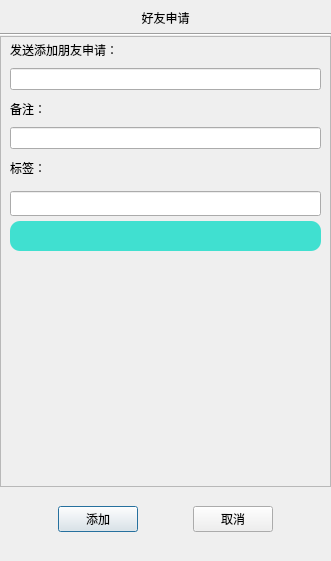
<?xml version="1.0" encoding="UTF-8"?>
<ui version="4.0">
 <class>ApplyFriendDialog</class>
 <widget class="QDialog" name="ApplyFriendDialog">
  <property name="geometry">
   <rect>
    <x>0</x>
    <y>0</y>
    <width>331</width>
    <height>561</height>
   </rect>
  </property>
  <property name="minimumSize">
   <size>
    <width>331</width>
    <height>561</height>
   </size>
  </property>
  <property name="maximumSize">
   <size>
    <width>331</width>
    <height>561</height>
   </size>
  </property>
  <property name="windowTitle">
   <string>Dialog</string>
  </property>
  <layout class="QVBoxLayout" name="verticalLayout">
   <property name="spacing">
    <number>0</number>
   </property>
   <property name="leftMargin">
    <number>0</number>
   </property>
   <property name="topMargin">
    <number>0</number>
   </property>
   <property name="rightMargin">
    <number>0</number>
   </property>
   <property name="bottomMargin">
    <number>0</number>
   </property>
   <item>
    <widget class="QWidget" name="widget_2" native="true">
     <layout class="QVBoxLayout" name="verticalLayout_3">
      <property name="spacing">
       <number>6</number>
      </property>
      <property name="leftMargin">
       <number>0</number>
      </property>
      <property name="topMargin">
       <number>9</number>
      </property>
      <property name="rightMargin">
       <number>0</number>
      </property>
      <property name="bottomMargin">
       <number>0</number>
      </property>
      <item>
       <widget class="QLabel" name="label">
        <property name="text">
         <string>好友申请</string>
        </property>
        <property name="alignment">
         <set>Qt::AlignCenter</set>
        </property>
       </widget>
      </item>
      <item>
       <widget class="Line" name="line">
        <property name="orientation">
         <enum>Qt::Horizontal</enum>
        </property>
       </widget>
      </item>
     </layout>
    </widget>
   </item>
   <item>
    <widget class="QScrollArea" name="scrollArea">
     <property name="widgetResizable">
      <bool>true</bool>
     </property>
     <widget class="QWidget" name="scrollContents">
      <property name="geometry">
       <rect>
        <x>0</x>
        <y>0</y>
        <width>329</width>
        <height>453</height>
       </rect>
      </property>
      <layout class="QVBoxLayout" name="verticalLayout_2">
       <property name="leftMargin">
        <number>9</number>
       </property>
       <property name="topMargin">
        <number>0</number>
       </property>
       <property name="rightMargin">
        <number>9</number>
       </property>
       <property name="bottomMargin">
        <number>0</number>
       </property>
       <item>
        <widget class="QLabel" name="label_2">
         <property name="minimumSize">
          <size>
           <width>0</width>
           <height>25</height>
          </size>
         </property>
         <property name="maximumSize">
          <size>
           <width>16777215</width>
           <height>25</height>
          </size>
         </property>
         <property name="text">
          <string>发送添加朋友申请：</string>
         </property>
        </widget>
       </item>
       <item>
        <widget class="CustomizeEdit" name="name_edit"/>
       </item>
       <item>
        <widget class="QLabel" name="label_3">
         <property name="minimumSize">
          <size>
           <width>0</width>
           <height>25</height>
          </size>
         </property>
         <property name="maximumSize">
          <size>
           <width>16777215</width>
           <height>25</height>
          </size>
         </property>
         <property name="text">
          <string>备注：</string>
         </property>
        </widget>
       </item>
       <item>
        <widget class="CustomizeEdit" name="back_edit"/>
       </item>
       <item>
        <widget class="QLabel" name="label_4">
         <property name="minimumSize">
          <size>
           <width>0</width>
           <height>25</height>
          </size>
         </property>
         <property name="maximumSize">
          <size>
           <width>16777215</width>
           <height>25</height>
          </size>
         </property>
         <property name="text">
          <string>标签：</string>
         </property>
        </widget>
       </item>
       <item>
        <widget class="QWidget" name="lb_group_wid" native="true">
         <layout class="QVBoxLayout" name="verticalLayout_4">
          <property name="spacing">
           <number>0</number>
          </property>
          <property name="leftMargin">
           <number>0</number>
          </property>
          <property name="topMargin">
           <number>0</number>
          </property>
          <property name="rightMargin">
           <number>0</number>
          </property>
          <property name="bottomMargin">
           <number>0</number>
          </property>
          <item>
           <widget class="QWidget" name="grid_wid" native="true">
            <property name="sizePolicy">
             <sizepolicy hsizetype="Preferred" vsizetype="Preferred">
              <horstretch>0</horstretch>
              <verstretch>0</verstretch>
             </sizepolicy>
            </property>
            <property name="minimumSize">
             <size>
              <width>0</width>
              <height>35</height>
             </size>
            </property>
            <property name="maximumSize">
             <size>
              <width>16777215</width>
              <height>35</height>
             </size>
            </property>
            <layout class="QVBoxLayout" name="verticalLayout_5">
             <property name="spacing">
              <number>0</number>
             </property>
             <property name="leftMargin">
              <number>0</number>
             </property>
             <property name="topMargin">
              <number>0</number>
             </property>
             <property name="rightMargin">
              <number>0</number>
             </property>
             <property name="bottomMargin">
              <number>0</number>
             </property>
             <item>
              <widget class="CustomizeEdit" name="lb_edit">
               <property name="minimumSize">
                <size>
                 <width>0</width>
                 <height>25</height>
                </size>
               </property>
               <property name="maximumSize">
                <size>
                 <width>16777215</width>
                 <height>25</height>
                </size>
               </property>
              </widget>
             </item>
            </layout>
           </widget>
          </item>
          <item>
           <widget class="QWidget" name="input_wid" native="true">
            <property name="minimumSize">
             <size>
              <width>0</width>
              <height>30</height>
             </size>
            </property>
            <property name="maximumSize">
             <size>
              <width>16777215</width>
              <height>30</height>
             </size>
            </property>
            <layout class="QVBoxLayout" name="verticalLayout_6">
             <property name="spacing">
              <number>0</number>
             </property>
             <property name="leftMargin">
              <number>0</number>
             </property>
             <property name="topMargin">
              <number>0</number>
             </property>
             <property name="rightMargin">
              <number>0</number>
             </property>
             <property name="bottomMargin">
              <number>0</number>
             </property>
             <item>
              <widget class="ClickOnceLabel" name="tip_lb">
               <property name="styleSheet">
                <string notr="true">background-color:#40E0D0;
border-radius:10px;color:	#F8F8FF;</string>
               </property>
               <property name="text">
                <string/>
               </property>
              </widget>
             </item>
            </layout>
           </widget>
          </item>
          <item>
           <widget class="QWidget" name="widget_3" native="true">
            <property name="minimumSize">
             <size>
              <width>0</width>
              <height>0</height>
             </size>
            </property>
            <layout class="QHBoxLayout" name="horizontalLayout_2">
             <property name="spacing">
              <number>0</number>
             </property>
             <property name="leftMargin">
              <number>0</number>
             </property>
             <property name="topMargin">
              <number>0</number>
             </property>
             <property name="rightMargin">
              <number>0</number>
             </property>
             <property name="bottomMargin">
              <number>0</number>
             </property>
             <item>
              <widget class="QWidget" name="lb_list" native="true">
               <property name="sizePolicy">
                <sizepolicy hsizetype="Expanding" vsizetype="Preferred">
                 <horstretch>0</horstretch>
                 <verstretch>0</verstretch>
                </sizepolicy>
               </property>
               <property name="minimumSize">
                <size>
                 <width>276</width>
                 <height>0</height>
                </size>
               </property>
              </widget>
             </item>
             <item>
              <widget class="QWidget" name="more_lb_wid" native="true">
               <property name="minimumSize">
                <size>
                 <width>35</width>
                 <height>0</height>
                </size>
               </property>
               <property name="maximumSize">
                <size>
                 <width>35</width>
                 <height>16777215</height>
                </size>
               </property>
               <layout class="QVBoxLayout" name="verticalLayout_7">
                <property name="spacing">
                 <number>0</number>
                </property>
                <property name="leftMargin">
                 <number>0</number>
                </property>
                <property name="topMargin">
                 <number>0</number>
                </property>
                <property name="rightMargin">
                 <number>0</number>
                </property>
                <property name="bottomMargin">
                 <number>0</number>
                </property>
                <item>
                 <spacer name="verticalSpacer_3">
                  <property name="orientation">
                   <enum>Qt::Vertical</enum>
                  </property>
                  <property name="sizeHint" stdset="0">
                   <size>
                    <width>20</width>
                    <height>40</height>
                   </size>
                  </property>
                 </spacer>
                </item>
                <item>
                 <widget class="ClickOnceLabel" name="more_lb">
                  <property name="minimumSize">
                   <size>
                    <width>25</width>
                    <height>25</height>
                   </size>
                  </property>
                  <property name="maximumSize">
                   <size>
                    <width>25</width>
                    <height>25</height>
                   </size>
                  </property>
                  <property name="text">
                   <string/>
                  </property>
                  <property name="pixmap">
                   <pixmap resource="res.qrc">:/images/arowdown.png</pixmap>
                  </property>
                  <property name="scaledContents">
                   <bool>true</bool>
                  </property>
                 </widget>
                </item>
                <item>
                 <spacer name="verticalSpacer_4">
                  <property name="orientation">
                   <enum>Qt::Vertical</enum>
                  </property>
                  <property name="sizeHint" stdset="0">
                   <size>
                    <width>20</width>
                    <height>40</height>
                   </size>
                  </property>
                 </spacer>
                </item>
               </layout>
              </widget>
             </item>
            </layout>
           </widget>
          </item>
         </layout>
        </widget>
       </item>
      </layout>
     </widget>
    </widget>
   </item>
   <item>
    <spacer name="verticalSpacer_2">
     <property name="orientation">
      <enum>Qt::Vertical</enum>
     </property>
     <property name="sizeType">
      <enum>QSizePolicy::Fixed</enum>
     </property>
     <property name="sizeHint" stdset="0">
      <size>
       <width>20</width>
       <height>10</height>
      </size>
     </property>
    </spacer>
   </item>
   <item>
    <widget class="QWidget" name="widget" native="true">
     <layout class="QHBoxLayout" name="horizontalLayout">
      <item>
       <spacer name="horizontalSpacer">
        <property name="orientation">
         <enum>Qt::Horizontal</enum>
        </property>
        <property name="sizeHint" stdset="0">
         <size>
          <width>40</width>
          <height>20</height>
         </size>
        </property>
       </spacer>
      </item>
      <item>
       <widget class="ClickButton" name="sure_btn">
        <property name="text">
         <string>添加</string>
        </property>
       </widget>
      </item>
      <item>
       <spacer name="horizontalSpacer_3">
        <property name="orientation">
         <enum>Qt::Horizontal</enum>
        </property>
        <property name="sizeHint" stdset="0">
         <size>
          <width>40</width>
          <height>20</height>
         </size>
        </property>
       </spacer>
      </item>
      <item>
       <widget class="ClickButton" name="cancel_btn">
        <property name="text">
         <string>取消</string>
        </property>
       </widget>
      </item>
      <item>
       <spacer name="horizontalSpacer_2">
        <property name="orientation">
         <enum>Qt::Horizontal</enum>
        </property>
        <property name="sizeHint" stdset="0">
         <size>
          <width>40</width>
          <height>20</height>
         </size>
        </property>
       </spacer>
      </item>
     </layout>
    </widget>
   </item>
   <item>
    <spacer name="verticalSpacer">
     <property name="orientation">
      <enum>Qt::Vertical</enum>
     </property>
     <property name="sizeType">
      <enum>QSizePolicy::Fixed</enum>
     </property>
     <property name="sizeHint" stdset="0">
      <size>
       <width>20</width>
       <height>20</height>
      </size>
     </property>
    </spacer>
   </item>
  </layout>
 </widget>
 <customwidgets>
  <customwidget>
   <class>ClickButton</class>
   <extends>QPushButton</extends>
   <header>clickbutton.h</header>
  </customwidget>
  <customwidget>
   <class>CustomizeEdit</class>
   <extends>QLineEdit</extends>
   <header>customizeedit.h</header>
  </customwidget>
  <customwidget>
   <class>ClickOnceLabel</class>
   <extends>QLabel</extends>
   <header>clickoncelabel.h</header>
  </customwidget>
 </customwidgets>
 <resources>
  <include location="res.qrc"/>
 </resources>
 <connections/>
</ui>
